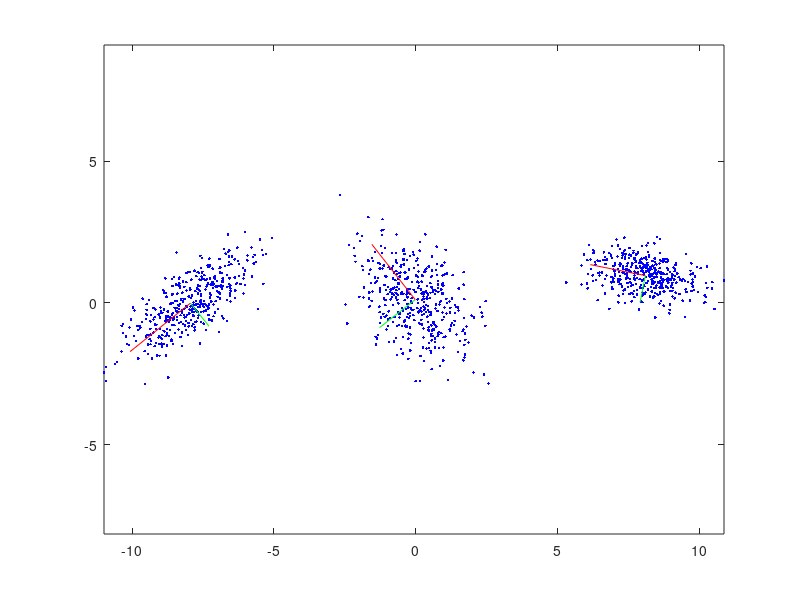

Reproduce this figure in MATLAB.
%% Exercise 1

load EllipsePoints.mat

% Estimating translation offsets for each cluster
t1 = mean(Y1,2);
t2 = mean(Y2,2);
t3 = mean(Y3,2);

mY1 = Y1 - t1*ones(1,size(Y1,2));
mY2 = Y2 - t2*ones(1,size(Y2,2));
mY3 = Y3 - t3*ones(1,size(Y3,2));

% Computing covariances
C1 = mY1 * mY1' / size(Y1,2);
C2 = mY2 * mY2' / size(Y2,2);
C3 = mY3 * mY3' / size(Y3,2);
disp(C1);


[X1,D1] = eig(C1);
[X2,D2] = eig(C2);
[X3,D3] = eig(C3);

figure;
plot([Y1(1,:),Y2(1,:),Y3(1,:)]',[Y1(2,:),Y2(2,:),Y3(2,:)]','b.');
axis equal

hold on

plot(t1(1)+2*sqrt(D1(1,1))*[0 X1(1,1)],t1(2)+2*sqrt(D1(1,1))*[0 X1(2,1)],'g');
plot(t1(1)+2*sqrt(D1(2,2))*[0 X1(1,2)],t1(2)+2*sqrt(D1(2,2))*[0 X1(2,2)],'r');
plot(t2(1)+2*sqrt(D2(1,1))*[0 X2(1,1)],t2(2)+2*sqrt(D2(1,1))*[0 X2(2,1)],'g');
plot(t2(1)+2*sqrt(D2(2,2))*[0 X2(1,2)],t2(2)+2*sqrt(D2(2,2))*[0 X2(2,2)],'r');
plot(t3(1)+2*sqrt(D3(1,1))*[0 X3(1,1)],t3(2)+2*sqrt(D3(1,1))*[0 X3(2,1)],'g');
plot(t3(1)+2*sqrt(D3(2,2))*[0 X3(1,2)],t3(2)+2*sqrt(D3(2,2))*[0 X3(2,2)],'r');

hold off

